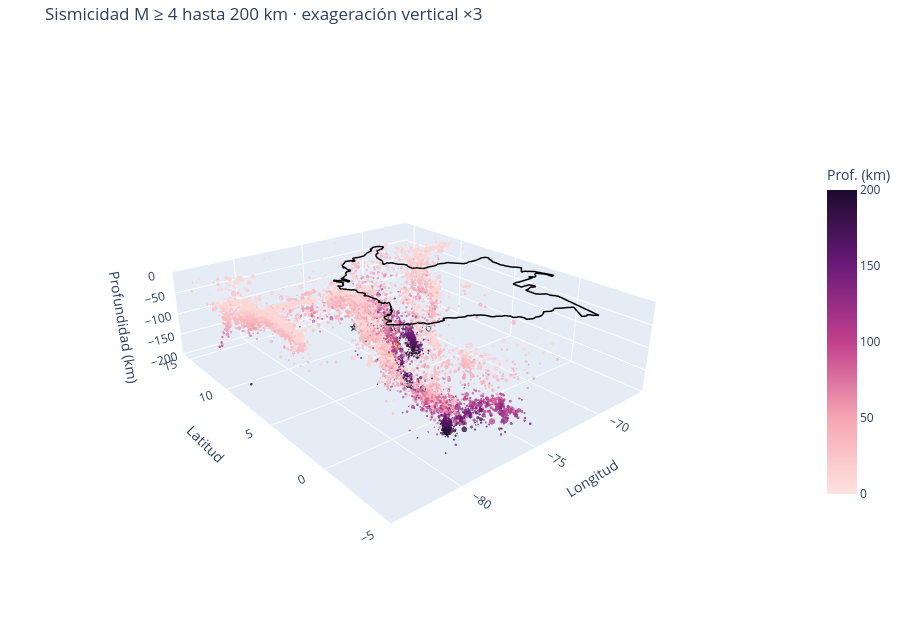

The notebook cell this image was saved under:
### Markdown cell above
## 8. Vista 3D interactiva

La vista 3D permite girar y acercar la nube de sismos para ver cómo cambia la profundidad con la posición. Se limita a magnitud 4 o más y a 200 km para que sea liviana; el eje vertical conserva la exageración de los cortes y el borde de Colombia se dibuja sobre la superficie. Pasa el cursor sobre un punto para ver su magnitud, fecha y profundidad.

### Code cell
import plotly.graph_objects as go

d3 = cat[cat.prof_km.notna() & (cat.prof_km <= PROF_MAX) & (cat.mag >= 4.0)]
escala = [[i / 4, c] for i, c in enumerate(["#fde3df", "#f6a6b2", "#c2408c", "#6a1b7a", "#1b0b2e"])]

fig3d = go.Figure()
for p in colombia:                                              # borde de Colombia
    fig3d.add_trace(go.Scatter3d(x=list(p[:, 0]), y=list(p[:, 1]), z=[0] * len(p), mode="lines",
                                 line=dict(color="black", width=3), hoverinfo="skip", showlegend=False))
fig3d.add_trace(go.Scatter3d(
    x=d3.lon, y=d3.lat, z=-d3.prof_km, mode="markers", showlegend=False,
    marker=dict(size=np.clip((d3.mag - 3) * 1.8, 1.5, 12), color=d3.prof_km, colorscale=escala, cmin=0,
                cmax=PROF_MAX, opacity=0.75, line=dict(width=0), colorbar=dict(title="Prof. (km)", len=0.6)),
    text=[f"M{m:.1f} · {f}<br>{p:.0f} km" for m, f, p in zip(d3.mag, d3.fecha, d3.prof_km)], hoverinfo="text"))
fig3d.add_trace(go.Scatter3d(x=[EVENTO_REF["lon"]], y=[EVENTO_REF["lat"]], z=[-EVENTO_REF["prof_km"]],
    mode="markers+text", text=["★ 10-ago-2026"], textposition="top center", showlegend=False,
    marker=dict(size=7, color="#ffd400", symbol="diamond", line=dict(color="black", width=2))))

dx = (BBOX["lon_max"] - BBOX["lon_min"]) * KM_LON
dy = (BBOX["lat_max"] - BBOX["lat_min"]) * KM_LAT
fig3d.update_layout(
    title=f"Sismicidad M ≥ 4 hasta {PROF_MAX} km · exageración vertical ×{dec(EXAG_VERTICAL)}",
    height=620, margin=dict(l=0, r=0, t=40, b=0),
    scene=dict(xaxis_title="Longitud", yaxis_title="Latitud", zaxis_title="Profundidad (km)",
               xaxis=dict(range=[BBOX["lon_min"], BBOX["lon_max"]]),
               yaxis=dict(range=[BBOX["lat_min"], BBOX["lat_max"]]), zaxis=dict(range=[-PROF_MAX, 0]),
               aspectmode="manual", aspectratio=dict(x=1, y=dy / dx, z=PROF_MAX * EXAG_VERTICAL / dx),
               camera=dict(eye=dict(x=-1.3, y=-1.6, z=0.9))))
fig3d.show()

### Figure 1 — Plotly figure (JSON) as saved in the notebook; plotly's stock layout.template omitted (floating-point values rounded to 4 significant figures; data arrays with more than 128 entries replaced by an {"elided": "..."} marker saying what was removed)
{"data": [{"hoverinfo": "skip", "line": {"color": "black", "width": 3}, "mode": "lines", "showlegend": false, "type": "scatter3d", "x": {"elided": "615 float values"}, "y": {"elided": "615 float values"}, "z": {"elided": "615 int values"}}, {"hoverinfo": "skip", "line": {"color": "black", "width": 3}, "mode": "lines", "showlegend": false, "type": "scatter3d", "x": [-78.11, -78.14, -78.19, -78.21, -78.18, -78.14, -78.12, -78.11], "y": [2.542, 2.52, 2.559, 2.609, 2.646, 2.634, 2.604, 2.542], "z": [0, 0, 0, 0, 0, 0, 0, 0]}, {"hoverinfo": "text", "marker": {"cmax": 200, "cmin": 0, "color": {"elided": "9686 float values"}, "colorbar": {"len": 0.6, "title": {"text": "Prof. (km)"}}, "colorscale": [[0.0, "#fde3df"], [0.25, "#f6a6b2"], [0.5, "#c2408c"], [0.75, "#6a1b7a"], [1.0, "#1b0b2e"]], "line": {"width": 0}, "opacity": 0.75, "size": {"elided": "9686 float values"}}, "mode": "markers", "showlegend": false, "text": {"elided": "9686 str values"}, "type": "scatter3d", "x": {"elided": "9686 float values"}, "y": {"elided": "9686 float values"}, "z": {"elided": "9686 float values"}}, {"marker": {"color": "#ffd400", "line": {"color": "black", "width": 2}, "size": 7, "symbol": "diamond"}, "mode": "markers+text", "showlegend": false, "text": ["★ 10-ago-2026"], "textposition": "top center", "type": "scatter3d", "x": [-76.26], "y": [4.86], "z": [-116.1]}], "layout": {"height": 620, "margin": {"b": 0, "l": 0, "r": 0, "t": 40}, "scene": {"aspectmode": "manual", "aspectratio": {"x": 1, "y": 1.164, "z": 0.3008}, "camera": {"eye": {"x": -1.3, "y": -1.6, "z": 0.9}}, "xaxis": {"range": [-84.0, -66.0], "title": {"text": "Longitud"}}, "yaxis": {"range": [-5.0, 16.0], "title": {"text": "Latitud"}}, "zaxis": {"range": [-200, 0], "title": {"text": "Profundidad (km)"}}}, "title": {"text": "Sismicidad M ≥ 4 hasta 200 km · exageración vertical ×3"}}}
